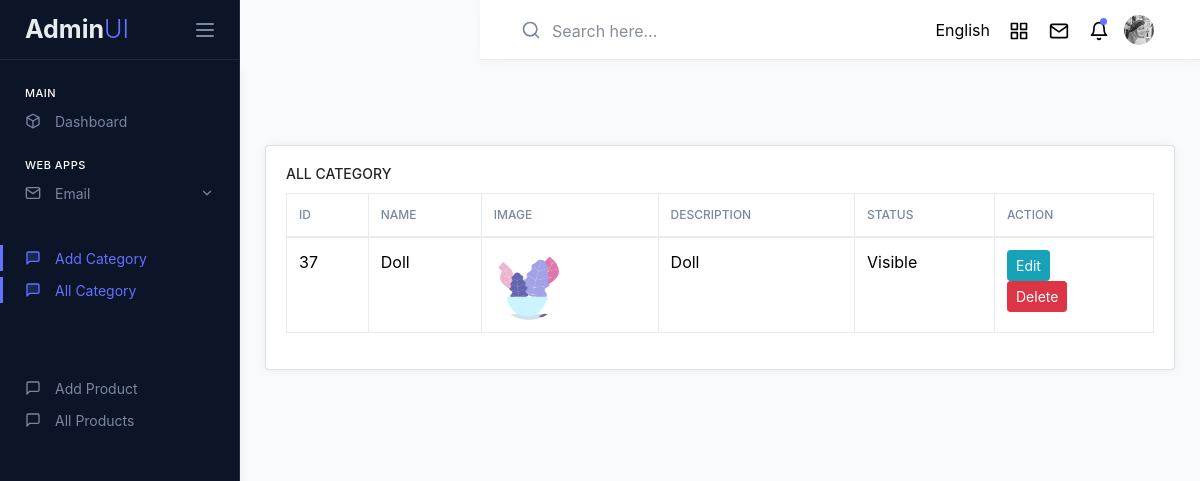
Screenshot of /admin/category.php (signed in) with the database file from the repository.
### tables this page shows
CREATE TABLE `categories` (
  `id` int(11) NOT NULL,
  `name` varchar(191) NOT NULL,
  `slug` varchar(191) NOT NULL,
  `description` mediumtext DEFAULT NULL,
  `status` tinyint(4) NOT NULL DEFAULT 0,
  `popular` tinyint(4) NOT NULL DEFAULT 0,
  `image` varchar(191) NOT NULL,
  `meta_title` varchar(191) NOT NULL,
  `meta_description` mediumtext NOT NULL,
  `meta_keywords` mediumtext DEFAULT NULL,
  `created_at` timestamp NOT NULL DEFAULT current_timestamp()
);

### functions/myfunctions.php (called while the page is built, shortened)
<?php
include("../config/dbconn.php");
function getAll($table)
{
    global $conn;
    $query = "SELECT * FROM $table";
    return $query_run = mysqli_query($conn, $query);
}

### admin/category.php (the view, shortened to what this page needs)
<?php
include 'includes/header.php';
include 'includes/sidebar.php';
?>
<div class="page-wrapper">
    <?php
    include 'includes/navbar.php';
    ?>
    <div class="page-content">
        <div class="containers">
            <div class="row">
                <div class="col-md-12 grid-margin stretch-card">
                    <div class="card">
                        <div class="card-body">
                            <h6 class="card-title">All Category</h6>
                            <table class="table table-bordered">
                                <thead>
                                    <tr>
                                        <th>ID</th>
                                        <th>Name</th>
                                        <th>Image</th>
                                        <th>Description</th>
                                        <th>Status</th>
                                        <th>Action</th>
                                    </tr>
                                </thead>
                                <tbody>
                                    <?php
                                    $category = getAll("categories");
                                    if (mysqli_num_rows($category) > 0) {
                                        foreach ($category as $item) {
                                    ?>
                                            <tr>
                                                <td><?= $item['id']; ?></td>
                                                <td><?= $item['name']; ?></td>
                                                <td> <img src="../uploads/<?= $item['image'] ?>" alt="category" style="width: 70px; height: 70px;"></td>
                                                <td><?= $item['description']; ?></td>
                                                <td><?= $item['status'] == '0' ? "Visible" : "Hidden" ?></td>
                                                <td>
                                                    <a href="edit_category.php?id=<?= $item['id']; ?>" class="btn btn-sm btn-info">Edit</a>
                                                    <form action="code.php" method="post">
                                                        <button type="submit" class="btn btn-sm btn-danger" name="delete_category_btn">Delete</button>
                                                    </form>
                                                </td>
                                            </tr>
                                    <?php
                                        }
                                    } else {
                                        echo "Not Record Found!";
                                    }
                                    ?>
                                </tbody>
                            </table>
                        </div>
                    </div>
                </div>
            </div>
        </div>
    </div>
        <?php
        include 'includes/footer.php';
        ?>

### admin/includes/header.php (shortened to what this page needs)
<!DOCTYPE html>
<html lang="en">
<head>
    <link rel="stylesheet" href="assets/vendors/core/core.css">
    <link rel="stylesheet" href="assets/vendors/flatpickr/flatpickr.min.css">
    <link rel="stylesheet" href="assets/fonts/feather-font/css/iconfont.css">
    <link rel="stylesheet" href="assets/vendors/flag-icon-css/css/flag-icon.min.css">
    <link rel="stylesheet" href="assets/css/demo1/style.min.css">
    <link rel="stylesheet" href="//cdn.jsdelivr.net/npm/alertifyjs@1.13.1/build/css/alertify.min.css"/>
    <link rel="stylesheet" href="//cdn.jsdelivr.net/npm/alertifyjs@1.13.1/build/css/themes/bootstrap.min.css"/>
</head>
<body class="sidebar-dark">
    <div class="main-wrapper">

### admin/includes/sidebar.php (shortened to what this page needs)
<nav class="sidebar">
    <div class="sidebar-header">
        <a href="#" class="sidebar-brand">
            Admin<span>UI</span>
        </a>
        <div class="sidebar-toggler not-active">
            <span></span>
            <span></span>
            <span></span>
        </div>
    </div>
    <div class="sidebar-body">
        <ul class="nav">
            <li class="nav-item nav-category">Main</li>
            <li class="nav-item">
                <a href="dashboard.html" class="nav-link">
                    <i class="link-icon" data-feather="box"></i>
                    <span class="link-title">Dashboard</span>
                </a>
            </li>
            <li class="nav-item nav-category">web apps</li>
            <li class="nav-item">
                <a class="nav-link" data-bs-toggle="collapse" href="#emails" role="button" aria-expanded="false"
                    aria-controls="emails">
                    <i class="link-icon" data-feather="mail"></i>
                    <span class="link-title">Email</span>
                    <i class="link-arrow" data-feather="chevron-down"></i>
                </a>
            </li>
            <hr>
            <li class="nav-item">
                <a href="add_category.php" class="nav-link">
                    <i class="link-icon" data-feather="message-square"></i>
                    <span class="link-title">Add Category</span>
                </a>
            </li>
            <li class="nav-item">
                <a href="category.php" class="nav-link">
                    <i class="link-icon" data-feather="message-square"></i>
                    <span class="link-title">All Category</span>
                </a>
            </li>
            <hr>
            <hr>
            <li class="nav-item">
                <a href="add_product.php" class="nav-link">
                    <i class="link-icon" data-feather="message-square"></i>
                    <span class="link-title">Add Product</span>
                </a>
            </li>
            <li class="nav-item">
                <a href="products.php" class="nav-link">
                    <i class="link-icon" data-feather="message-square"></i>
                    <span class="link-title">All Products</span>
                </a>
            </li>
            <hr>
        </ul>
    </div>
</nav>

### admin/includes/navbar.php (shortened to what this page needs)
<nav class="navbar">
    <div class="navbar-content">
        <form class="search-form">
            <div class="input-group">
                <div class="input-group-text">
                    <i data-feather="search"></i>
                </div>
                <input type="text" class="form-control" id="navbarForm" placeholder="Search here..." />
            </div>
        </form>
        <ul class="navbar-nav">
            <li class="nav-item dropdown">
                <a class="nav-link dropdown-toggle" href="#" id="languageDropdown" role="button"
                    data-bs-toggle="dropdown" aria-haspopup="true" aria-expanded="false">
                    <i class="flag-icon flag-icon-us mt-1" title="us"></i>
                    <span class="ms-1 me-1 d-none d-md-inline-block">English</span>
                </a>
            </li>
            <li class="nav-item dropdown">
                <a class="nav-link dropdown-toggle" href="#" id="appsDropdown" role="button" data-bs-toggle="dropdown"
                    aria-haspopup="true" aria-expanded="false">
                    <i data-feather="grid"></i>
                </a>
            </li>
            <li class="nav-item dropdown">
                <a class="nav-link dropdown-toggle" href="#" id="messageDropdown" role="button"
                    data-bs-toggle="dropdown" aria-haspopup="true" aria-expanded="false">
                    <i data-feather="mail"></i>
                </a>
            </li>
            <li class="nav-item dropdown">
                <a class="nav-link dropdown-toggle" href="#" id="notificationDropdown" role="button"
                    data-bs-toggle="dropdown" aria-haspopup="true" aria-expanded="false">
                    <i data-feather="bell"></i>
                    <div class="indicator">
                        <div class="circle"></div>
                    </div>
                </a>
            </li>
            <li class="nav-item dropdown">
                <a class="nav-link dropdown-toggle" href="#" id="profileDropdown" role="button"
                    data-bs-toggle="dropdown" aria-haspopup="true" aria-expanded="false">
                    <img class="wd-30 ht-30 rounded-circle" src="assets/images/faces/face1.jpg" alt="profile" />
                </a>
            </li>
        </ul>
    </div>
</nav>

### admin/includes/footer.php (shortened to what this page needs)
</div>
</div>
</body>
</html>

### rows the page displays
categories: id "37", name "Doll", image (picture), description "Doll", status "Visible"
